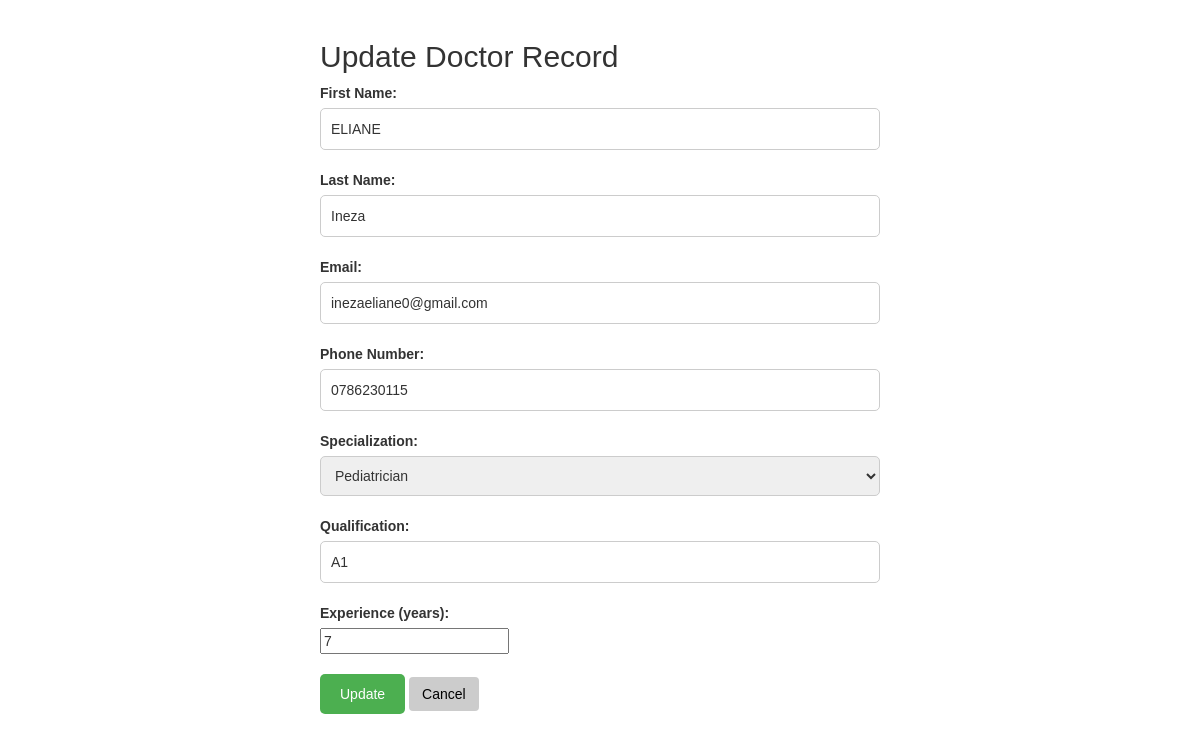
Screenshot of /dupdate.php?updateID=1 with the database file from the repository.
### tables this page shows
CREATE TABLE `doctor` (
  `ID` int(20) NOT NULL,
  `FirstName` varchar(50) DEFAULT NULL,
  `LastName` varchar(50) DEFAULT NULL,
  `Email` varchar(50) DEFAULT NULL,
  `PhoneNumber` varchar(30) DEFAULT NULL,
  `Specialization` varchar(30) DEFAULT NULL,
  `Qualification` varchar(30) DEFAULT NULL,
  `ExperienceYears` varchar(30) DEFAULT NULL
);

### dupdate.php (the view, shortened to what this page needs)
<?php
include('database_connection.php');
if (isset($_GET['updateID'])) {
    $id = $_GET['updateID'];
    $sql_select = "SELECT * FROM doctor WHERE ID=$id";
    $result = $conn->query($sql_select);
    if ($result->num_rows > 0) {
        $row = $result->fetch_assoc();
    } else {
        echo "No record found for ID: $id";
    }
}
?>
<!DOCTYPE html>
<html>
<head>
    <link rel="stylesheet" href="https://cdn.jsdelivr.net/npm/bootstrap@3.3.7/dist/css/bootstrap.min.css">
</head>
<body>
    <div class="container">
        <h2>Update Doctor Record</h2>
        <form method="POST" action="">
            <div class="form-group">
                <label for="fname">First Name:</label>
                <input type="text" id="fname" name="fname" value="<?php echo $row['FirstName']; ?>" required>
            </div>
            <div class="form-group">
                <label for="lname">Last Name:</label>
                <input type="text" id="lname" name="lname" value="<?php echo $row['LastName']; ?>" required>
            </div>
            <div class="form-group">
                <label for="email">Email:</label>
                <input type="email" id="email" name="email" value="<?php echo $row['Email']; ?>" required>
            </div>
            <div class="form-group">
                <label for="phone">Phone Number:</label>
                <input type="text" id="phone" name="phone" value="<?php echo $row['PhoneNumber']; ?>" required>
            </div>
            <div class="form-group">
                <label for="specialization">Specialization:</label>
                <select id="specialization" name="specialization" required>
                    <option value="pediatrician" <?php if ($row['Specialization'] == 'pediatrician') echo 'selected'; ?>>Pediatrician</option>
                </select>
            </div>
            <div class="form-group">
                <label for="qualification">Qualification:</label>
                <input type="text" id="qualification" name="qualification" value="<?php echo $row['Qualification']; ?>" required>
            </div>
            <div class="form-group">
                <label for="experience">Experience (years):</label>
                <input type="number" id="experience" name="experience" value="<?php echo $row['ExperienceYears']; ?>" required>
            </div>
            <div class="form-group">
                <input type="submit" name="submit" value="Update" class="btn btn-primary">
                <a href="doctor.php" class="btn btn-secondary">Cancel</a>
            </div>
        </form>
    </div>
</body>
</html>

### dupdate.php (style rules this page uses)
body { font-family: Arial, sans-serif; }
.container { max-width: 600px; margin: auto; padding: 20px; }
.form-group { margin-bottom: 20px; }
label { display: block; font-weight: bold; margin-bottom: 5px; }
input[type="text"], input[type="email"], textarea, select { width: 100%; padding: 10px; border: 1px solid #ccc; border-radius: 5px; box-sizing: border-box; }
input[type="submit"] { background-color: #4CAF50; color: white; border: none; padding: 10px 20px; border-radius: 5px; cursor: pointer; }
.btn-secondary { background-color: #ccc; color: #000; }

### rows the page displays
doctor: fname "ELIANE", lname "Ineza", email "inezaeliane0@gmail.com", phone "0786230115", specialization "Pediatrician", qualification "A1", experience "7"
